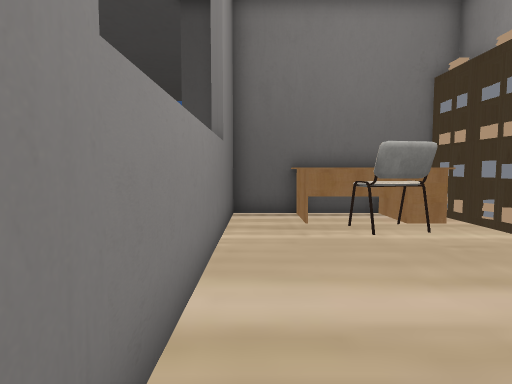
View 1 (above)

20 first-person views from a walk through a Unity game level. The camera is 1.5 m above the floor, tilts 4° down and sees 75° across. Doors are open. The floor is counted in squares, 1 m on a side. Each view is taken from the middle of a square. On the plan, view 1 faces up. The plan holds only what a view shows up to about 15 squares ahead; the rest is blank. The place goes on beyond the plan. Some animated figures are left out. Some surface patterns are stand-ins.

View 2
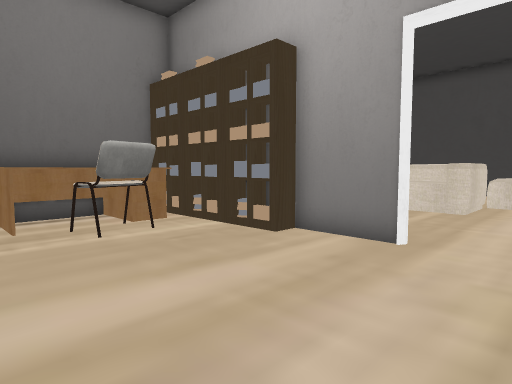

View 3
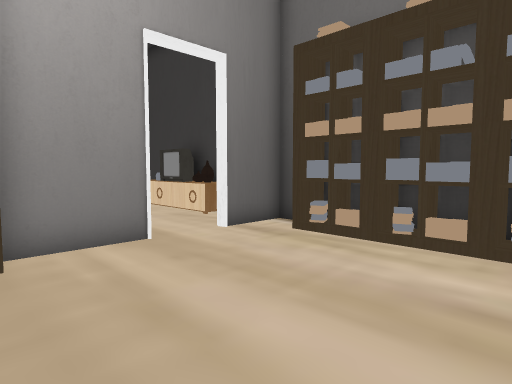

View 4
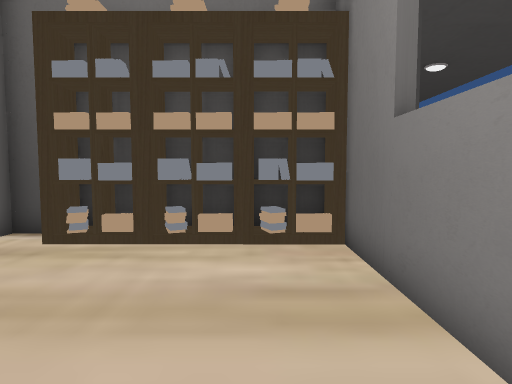

View 5
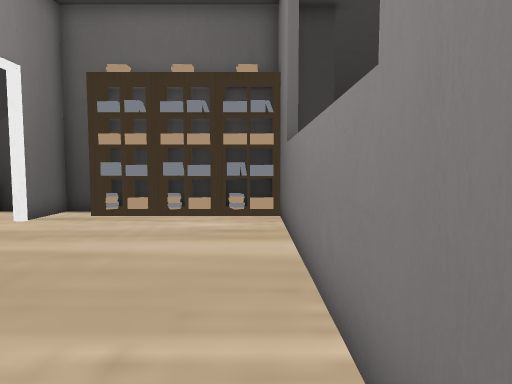

View 6
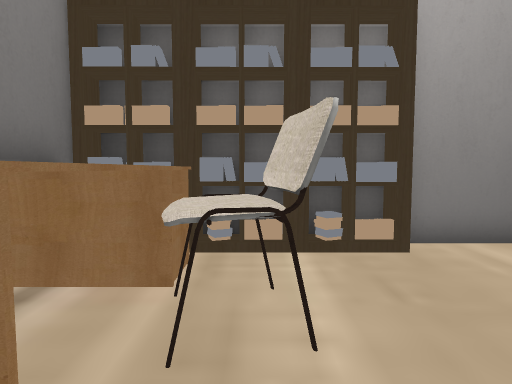

View 7
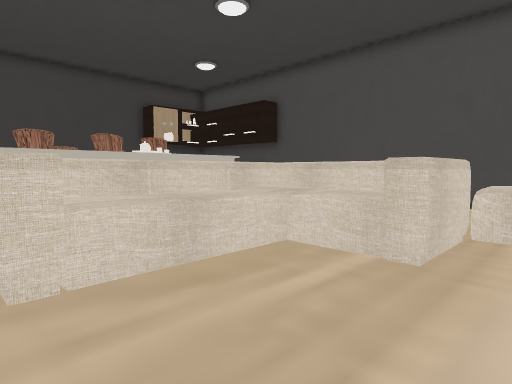

View 8
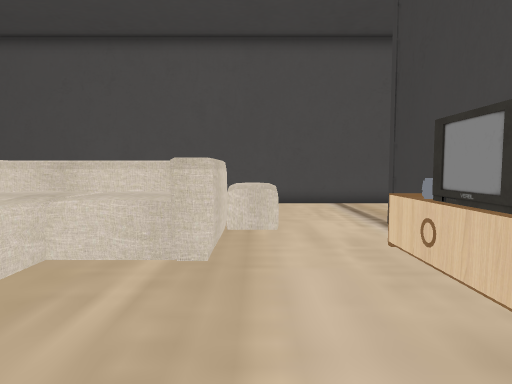

View 9
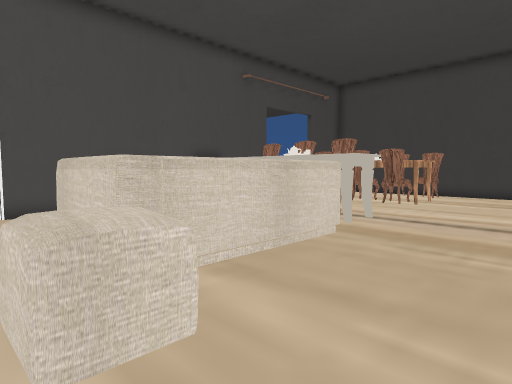

View 10
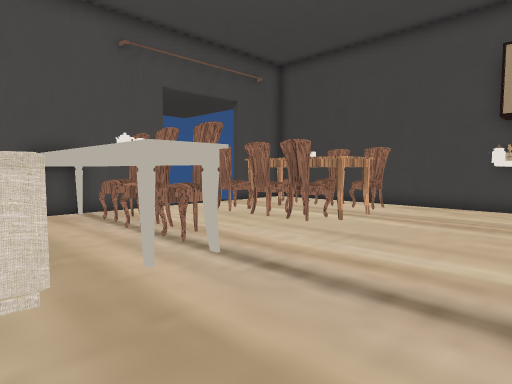

View 11
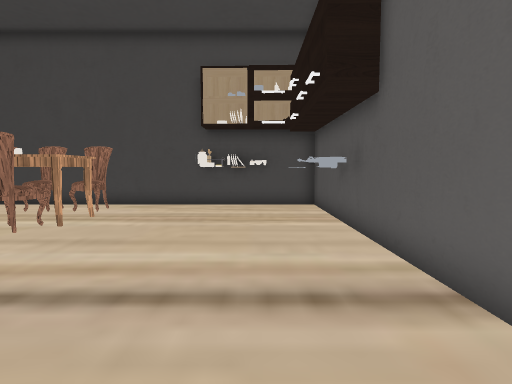

View 12
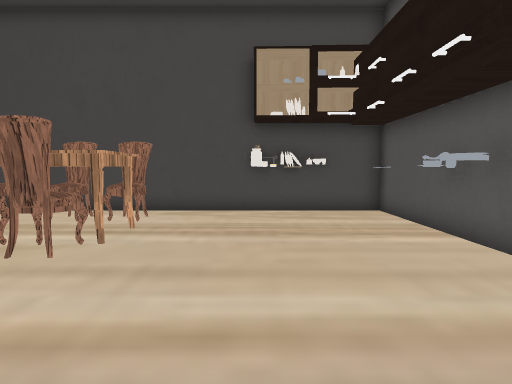

View 13
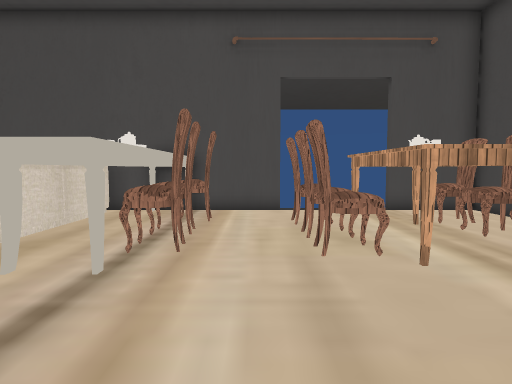

View 14
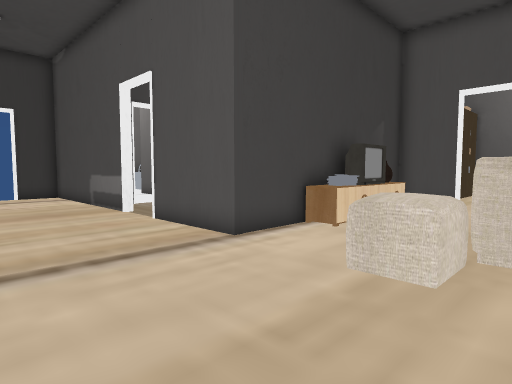

View 15
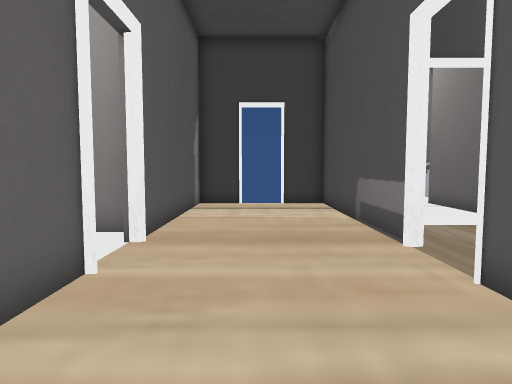

View 16
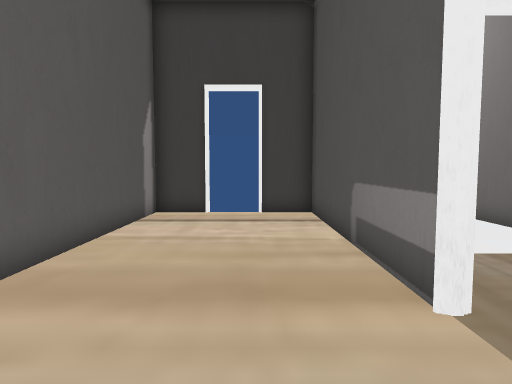

View 17
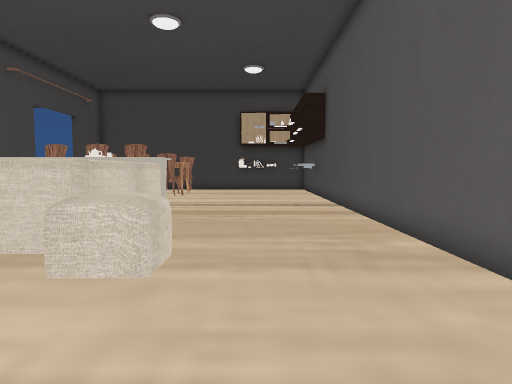

View 18
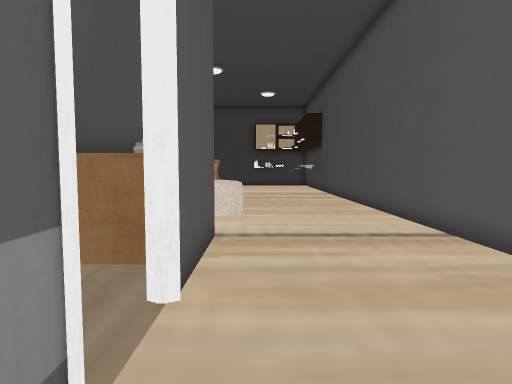

View 19
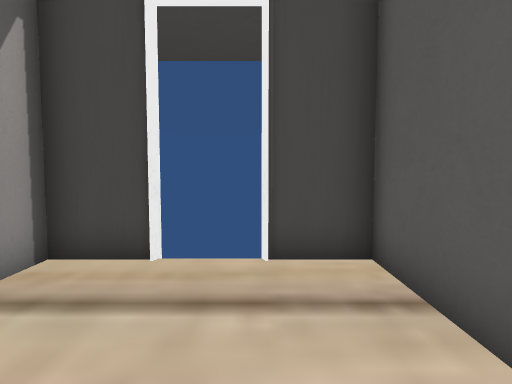

View 20
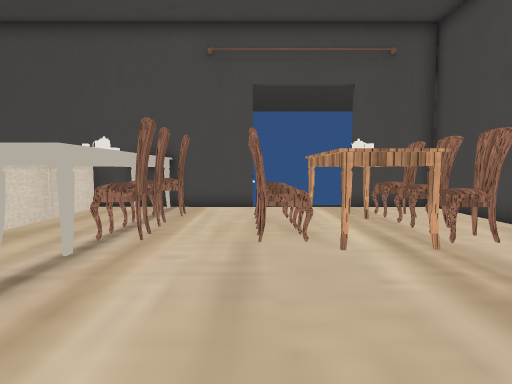

### Floor plan
Key: @ floor where view 1 was taken; # wall or solid block; x gap in a wall; . floor; = window, fence, low wall or low ledge; ^ raised ledge; O other object.
Columns run from 1 left of view 1 to 23 right of it. Each row starts with its distance up from view 1.
 21         ################
 20         #.........OO...#
 19         #.........O....#
 18         #..OOOOO......##
 17         ...OOOOO......##
 16         ...OOOOO......##
 15         ...OOOOO......##
 14         #..OOOOO.......#
 13         #..............#
 12         #.O............#
 11 ###   ###OOOOOOO.......#
 10 #.#  ####....x.O.......#
  9 #.#######OOOOOOO.......#
  8 #...OO.O#^^^^^^^.......#
  7 #......O# ^^^^^^^......#
  6 #......O#^^^^^^^^......#
  5 #......O##...^^^^......#
  4 #.......#....=^^^......#
  3 #.......#....^^^^^.....#
  2 #...............^^.....#
  1 #......................#
  0 #@......#..............#
 -1 #OOOOOO.#.OOOOO........#
 -2 ##################.....#
 -3                ###.....#
 -4                #=#.....#
 -5                 .#.....#
 -6                 ........
 -7                 ........
 -8                ..#.....#
 -9                ..#.....##
-10               ..##.....#
-11              ... #.....#
-12              ..  #.....#
-13             #..  #.....#
-14             #.   #.....#
-15             #.   #.....#
-16             #    ### ###

Positions as (right, up) in squares from view 1, and headings:
1: (0, 0), facing up
2: (0, 0), facing up-right
3: (0, 6), facing down-right
4: (1, 6), facing down
5: (0, 10), facing down
6: (0, 8), facing right
7: (7, 1), facing up-right
8: (7, 2), facing right
9: (19, 1), facing up-left
10: (19, 7), facing up-left
11: (19, 7), facing up
12: (17, 9), facing up
13: (19, 13), facing left
14: (21, 4), facing down-left
15: (19, -1), facing down
16: (18, -4), facing down
17: (18, -3), facing up
18: (17, -9), facing up
19: (18, -10), facing down
20: (20, 14), facing left
